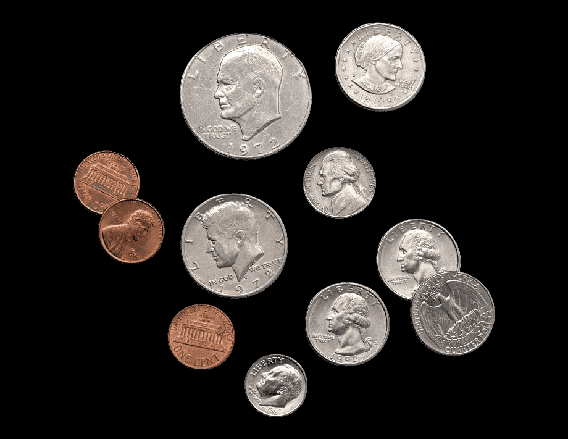
#> input picture images/coin.png, 568 x 439 px
$ python 36.morphological.py
#> lines starting #> are read from the running program, lines starting #| are printed output that depends on the picture; after the words box and inside, x2 and y2 are one past the last pixel; in counts of white or black regions, pixels touching at a corner belong together
import cv2
import matplotlib.pyplot as plt
import numpy as np

img = cv2.imread('images/coin.png',0)
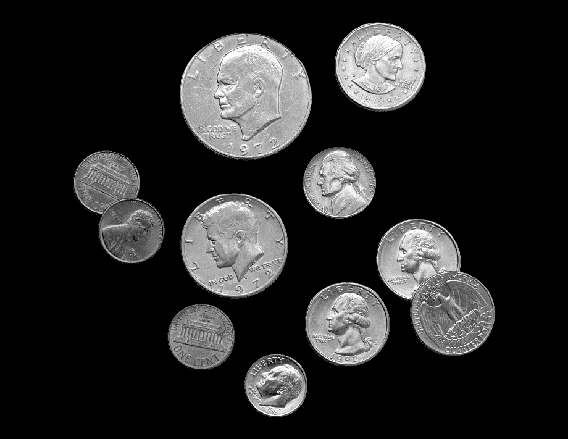
#> img: shape (439, 568); min 0, max 255, mean 38.6
thresh,result = cv2.threshold(img,80,255,cv2.THRESH_BINARY)
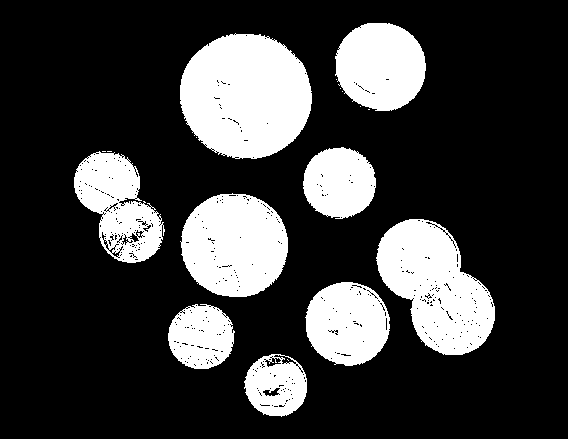
#> result: shape (439, 568); 23.7% white; 18 white regions (9 under 20 px), largest, box (x1, y1, x2, y2) and area: (180, 33, 312, 159) 12977, (376, 219, 495, 355) 9943, (180, 193, 288, 297) 8713
kernel = np.ones((2,2),np.uint8)

#การขยายภาพ
dilation = cv2.dilate(result,kernel,iterations=5)
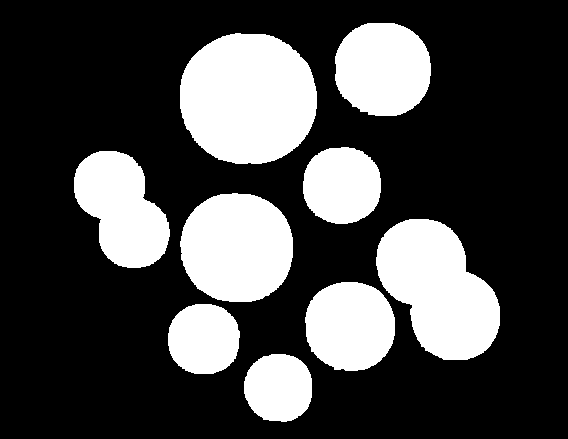
#> dilation: shape (439, 568); 28% white; 9 white regions, largest, box (x1, y1, x2, y2) and area: (180, 33, 317, 164) 14426, (376, 219, 500, 360) 11522, (180, 193, 293, 302) 9920
#การกร่อนภาพ
erosion  =cv2.erode(dilation,kernel,iterations=7)
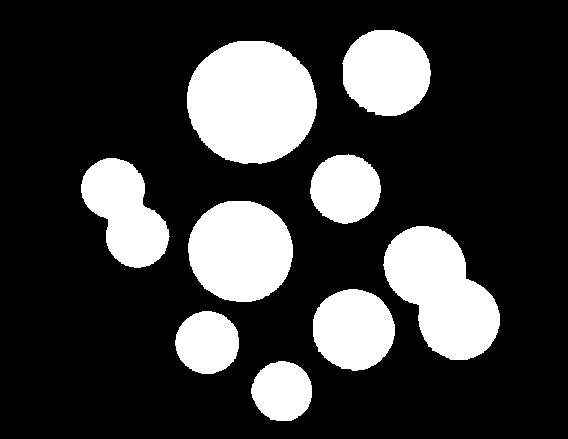
#> erosion: shape (439, 568); 23.1% white; 9 white regions, largest, box (x1, y1, x2, y2) and area: (187, 41, 317, 164) 12593, (383, 226, 500, 360) 9703, (188, 201, 293, 302) 8411
#opening
opening = cv2.morphologyEx(dilation,cv2.MORPH_OPEN,kernel,iterations=7)
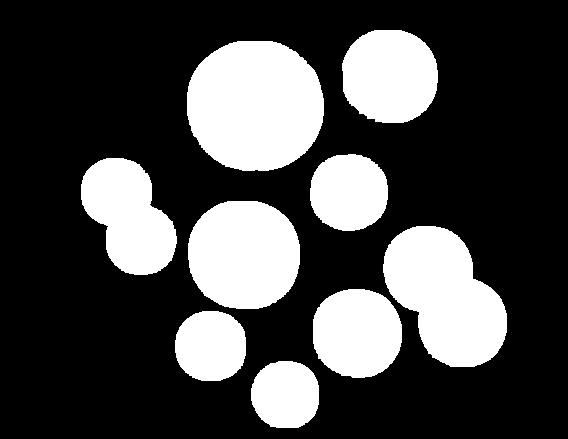
#> opening: shape (439, 568); 27.9% white; 9 white regions, largest, box (x1, y1, x2, y2) and area: (187, 41, 324, 171) 14420, (383, 226, 507, 367) 11516, (188, 201, 300, 309) 9902
#closing
closing = cv2.morphologyEx(result,cv2.MORPH_CLOSE,kernel,iterations=5)
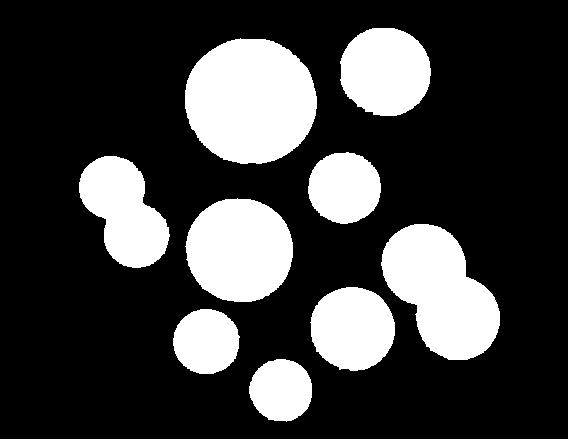
#> closing: shape (439, 568); 24.5% white; 9 white regions, largest, box (x1, y1, x2, y2) and area: (185, 38, 317, 164) 13106, (381, 224, 500, 360) 10212, (185, 198, 293, 302) 8830

titles = ["ORIGINAL","THRESH","DILATION","EROSION","OPENING","CLOSEING"]
images = [img,result,dilation,erosion,opening,closing]

for i in range(len(images)):
  plt.subplot(2,3,i+1)
  plt.imshow(images[i],cmap="gray")
  plt.title(titles[i])
  plt.xticks([])
  plt.yticks([])
#> this loop made 6 passes

plt.show()
